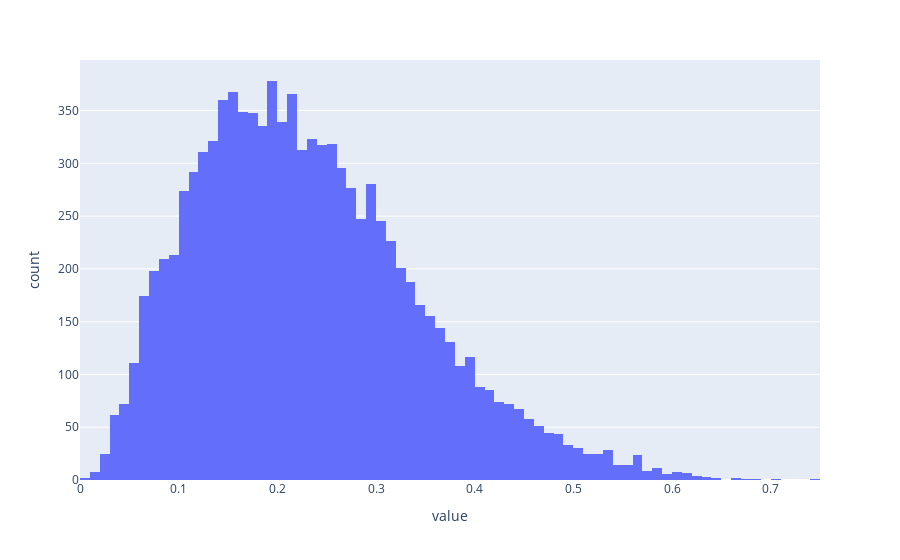

The notebook cell this image was saved under:
### Code cell
from interp_utils import hist

alpha = 3
beta = 10

distr= dists.Beta(alpha, beta)


sample = distr.sample((10000,))

hist(sample)

### Figure 1 — Plotly figure (JSON) as saved in the notebook; plotly's stock layout.template omitted (floating-point values rounded to 4 significant figures; data arrays with more than 128 entries replaced by an {"elided": "..."} marker saying what was removed)
{"data": [{"alignmentgroup": "True", "bingroup": "x", "hovertemplate": "variable=0<br>value=%{x}<br>count=%{y}<extra></extra>", "legendgroup": "0", "marker": {"color": "#636efa", "pattern": {"shape": ""}}, "name": "0", "offsetgroup": "0", "orientation": "v", "showlegend": true, "type": "histogram", "x": {"elided": "10000 float values"}, "xaxis": "x", "yaxis": "y"}], "layout": {"barmode": "relative", "legend": {"title": {"text": "variable"}, "tracegroupgap": 0}, "margin": {"t": 60}, "showlegend": false, "xaxis": {"anchor": "y", "domain": [0, 1], "title": {"text": "value"}}, "yaxis": {"anchor": "x", "domain": [0, 1], "title": {"text": "count"}}}}
